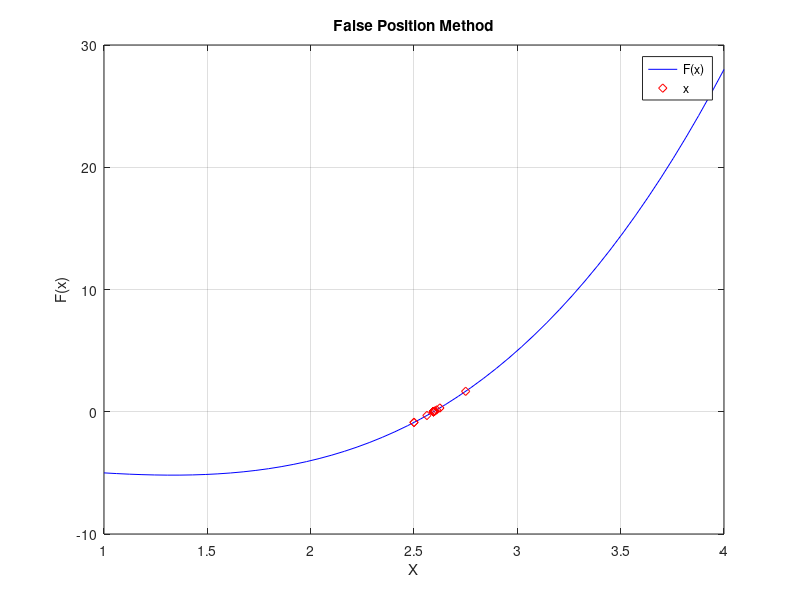

This figure's MATLAB source:
function name = Task_102 ()

  function y = f(x)
     y = x.^3 - 2*(x.^2) - 4;
  end

 a = 2;
  b = 3;

  M = [];

  c = (a +b) / 2;

  tol = 1e-6;

  while abs(f(c)) > tol

      M = [M; c];
        c = (a + b) / 2;
      if f (c) == 0
        break;
      elseif f(a) * f(c) < 0
        b = c;
      else f (b) * f(c) < 0
        a = c;
      end
    end
  fprintf ('%f\n', M (end));


  x = linspace (4, 1, 50);
  y = f(x);
  plot (x, y, 'b');
  grid on;
  hold on;
  plot(M, f(M), 'rd');
  xlabel('X');
  ylabel('F(x)');
  title('False Position Method');
  legend('F(x) ', 'x');


endfunction

